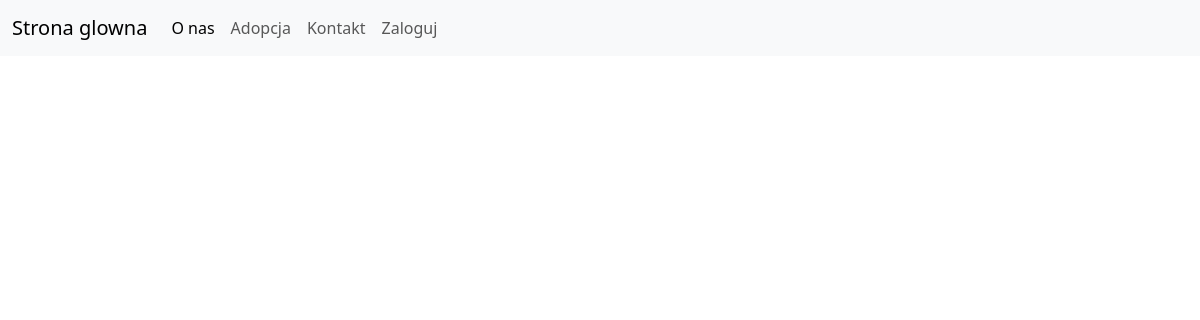
Page /adopcja/ on the earlier database version.
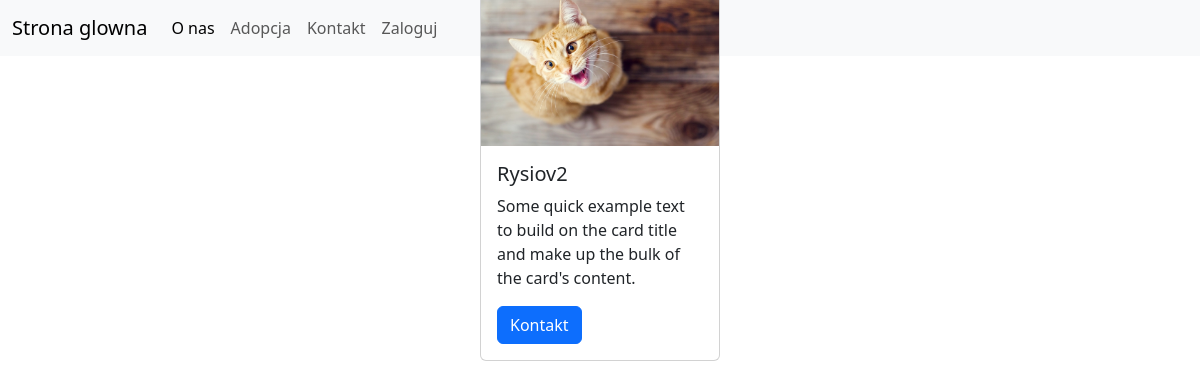
Same page on the later database version.
### aplikacja/models.py (models this page shows)
class Animals(Model):
    STATUS_CHOICES = (
        ('adoptowany', 'Adoptowany'),
        ('nieAdoptowany', 'NieAdoptowany')
    )
    name = models.CharField(max_length=50)
    type = models.CharField(max_length=100)
    picture = models.ImageField(upload_to='zdjecia', blank=True, null=True)
    animal_race = models.CharField(max_length=100)
    age = models.CharField(max_length=200)
    description = models.CharField(max_length=400)
    dodano = models.DateTimeField(default=timezone.now)
    status = models.CharField(max_length=20,
                             choices=STATUS_CHOICES,
                             default='nieAdoptowany')

### aplikacja/views.py (the view)
# urls.py: path('adopcja/',views.Adopcja.as_view(),name='adopcja'),
class Adopcja(ListView):
    queryset =  Animals.objects.all().order_by('-dodano')
    context_object_name = 'Animals'
    paginate_by = 9
    template_name = 'strony/adopcja.html'

### aplikacja/templates/strony/adopcja.html
{% extends 'strony/base.html' %}
{% block content %}
    <div style="display: flex; justify-content: center; align-items: center; margin-top: 2rem; width: 100%; height: 10rem">
    {% for Animal in Animals %}
        {% if Animal.status == "nieAdoptowany" %}
            <div class="card" style="width: 20%">
              <img src="{{ Animal.picture.url }}" class="card-img-top" alt="rysio why">
              <div class="card-body">
                <h5 class="card-title">{{ Animal.name }}</h5>
                <p class="card-text">Some quick example text to build on the card title and make up the bulk of the card's content.</p>
                <a href="/kontakt/" class="btn btn-primary">Kontakt</a>
              </div>
            </div>
        {% endif %}
    {% endfor %}
    </div>
{% endblock %}

### aplikacja/templates/strony/base.html (shortened to what this page needs)
{% load django_bootstrap5 %}
{% load static %}
{% bootstrap_css %}
<!DOCTYPE html>
<html lang="en">
<head>
</head>
<body>
    <nav class="navbar navbar-expand-lg bg-light">
  <div class="container-fluid">
    <a class="navbar-brand" href="/">Strona glowna</a>
    <div class="collapse navbar-collapse" id="navbarNav">
      <ul class="navbar-nav">
        <li class="nav-item">
          <a class="nav-link active" aria-current="page" href="/o-nas/">O nas</a>
        </li>
        <li class="nav-item">
          <a class="nav-link" href="/adopcja/">Adopcja</a>
        </li>
        <li class="nav-item">
          <a class="nav-link" href="/kontakt/" >Kontakt</a>
        </li>
          <li class="nav-item">
          <a class="nav-link" href="/logowanie/">Zaloguj</a>
        </li>
      </ul>
    </div>
  </div>
</nav>
    {% block content %}
    {% endblock %}
</body>
</html>

Differences in the rows shown:
added Animals: picture (picture), name "Rysiov2"
